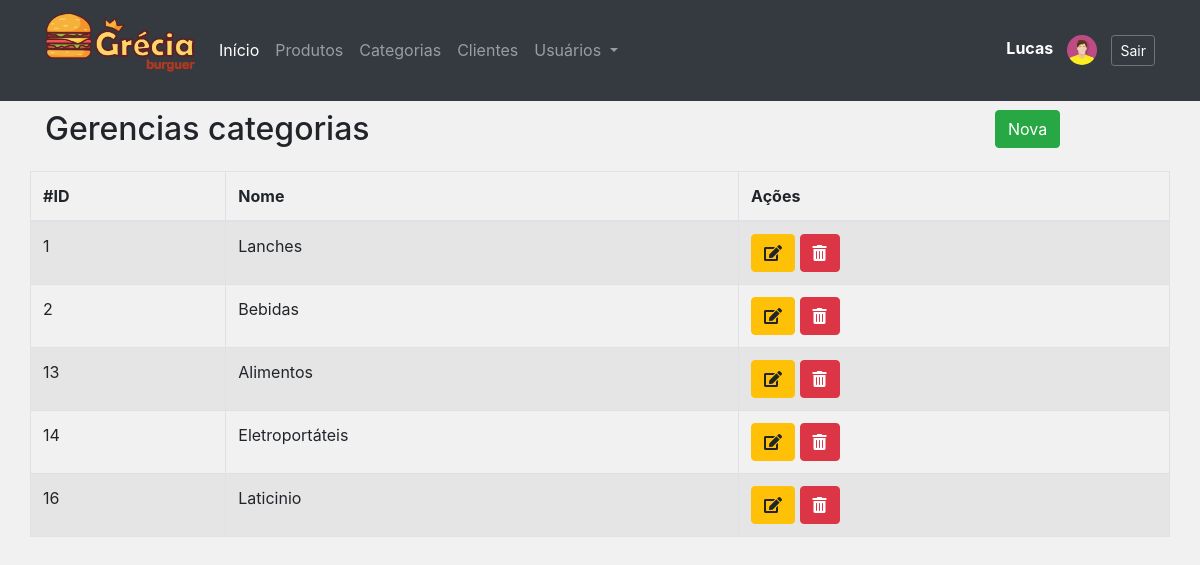
The app's page /admin/categorias.php (signed in), older data.
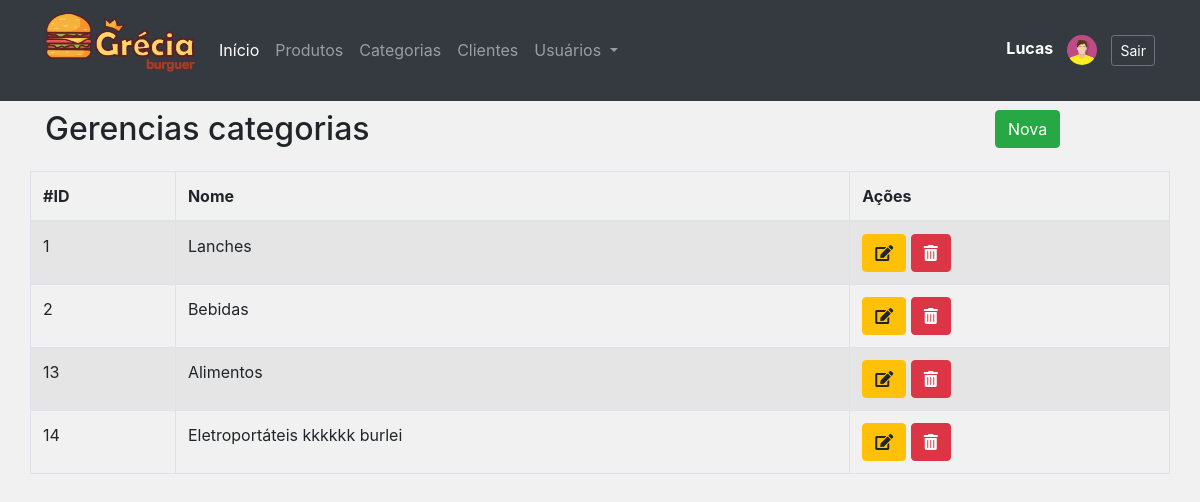
The same page, newer data.
### tables this page shows
CREATE TABLE `categorias` (
  `id` int NOT NULL AUTO_INCREMENT,
  `nome` varchar(45) DEFAULT NULL,
  PRIMARY KEY (`id`)
);

### admin/includes/funcoes.php (called while the page is built, shortened)
<?php
function retornaControle($controle = '')
{
	$permissoes = [];
	foreach($_SESSION['permissoes'] as $key => $data) {
	    if(array_search($controle, $_SESSION['permissoes'][$key])) {
			$permissoes = $_SESSION['permissoes'][$key];
			break;
		}
	}
	return $permissoes;
}

### admin/classes/Model.php (called while the page is built, shortened)
<?php
require 'Conexao.php';
class Model
{
	protected $tabela;
	protected $class;
	protected $db;
	public function __construct()
	{
		$conexao = new Conexao();
		$this->db = $conexao->conectar();
	}
    public function listar($condicao = '')
    {
        $where = '';
    	$sql = "SELECT * FROM {$this->tabela} {$where}";
    	$stmt = $this->db->prepare($sql);
    	$stmt->setFetchMode(PDO::FETCH_CLASS, $this->class);
    	$stmt->execute();
    	return $stmt->fetchAll();
    }
}

### admin/classes/Conexao.php (called while the page is built, shortened)
<?php
class Conexao
{
	private $host;
	private $user;
	private $password;
	public function __construct() {
		$this->host = 'mysql:host=localhost;dbname=lanchonete_api';
		$this->user = 'root';
		$this->password = 'root';
	}
    public function conectar() {
    	try {
			$conn = new PDO(
							$this->host,
							$this->user,
							$this->password
						);
			return $conn;
		} catch (PDOException $e) {
			echo 'Erro na conexao. Erro reportado: ' . $e->getMessage();
			exit;
		}
    }
}

### admin/classes/CategoriaDAO.php (called while the page is built, shortened)
<?php
require_once 'Model.php';
class CategoriaDAO extends Model
{
    public function __construct() {
    	$this->tabela = 'categorias';
    	$this->class = 'Categoria';
    }
}

### admin/classes/Categoria.php (called while the page is built, shortened)
<?php
class Categoria
{
   private $id;
   private $nome;
    public function getId()
    {
        return $this->id;
    }
    public function getNome()
    {
        return $this->nome;
    }
}

### admin/categorias.php (the view, shortened to what this page needs)
<?php include './layout/header.php'; ?>
<?php include './layout/menu.php'; ?>
<?php
$permissoes = retornaControle('categoria');
require 'classes/Categoria.php';
require 'classes/CategoriaDAO.php';
$categoriaDAO = new CategoriaDAO();
$categorias = $categoriaDAO->listar();
?>
<div class="row" style="margin-top:40px">
	<div class="col-10">
		<h2>Gerencias categorias</h2>
	</div>
	<?php if($permissoes['insert']) : ?>
		<div class="col-2">
			<a href="form_categoria.php" class="btn btn-success">Nova</a>
		</div>
	<?php endif; ?>
</div>
<div class="row">
	<table class="table table-hover table-bordered table-striped table-responsive-lg">
		<thead>
			<tr>
				<th>#ID</th>
				<th>Nome</th>
				<th>Ações</th>
			</tr>
		</thead>
		<tbody>
			<?php foreach($categorias as $categoria){ ?>
			<tr>
				<td><?= $categoria->getId() ?></td>
				<td><?= $categoria->getNome() ?></td>
				<td>
					<?php if($permissoes['update'] || $permissoes['show']): ?>
					<a href="form_categoria.php?id=<?= $categoria->getId() ?>"  class="btn btn-warning">
						<i class="fas fa-edit"></i>
					</a>
					<?php endif; ?>
					<?php if($permissoes['delete']): ?>
					<a href="controle_categoria.php?acao=deletar&id=<?= $categoria->getId() ?>" onclick="return confirm('Deseja realmente excluir?')" class="btn btn-danger">
						<i class="fas fa-trash-alt"></i>
					</a>
					<?php endif; ?>
				</td>
			</tr>
			<?php } ?>
		</tbody>
	</table>
</div>
<?php include './layout/footer.php'; ?>

### admin/layout/header.php (shortened to what this page needs)
<?php require_once './includes/funcoes.php'; ?>
<!DOCTYPE html>
<html>
<head>
	<link rel="stylesheet" href="assets/css/bootstrap.min.css" >
	<link rel="stylesheet" type="text/css" href="assets/css/estilo.css">
	<link rel="stylesheet" type="text/css" href="assets/css/all.css">
</head>
<body>

### admin/layout/menu.php (shortened to what this page needs)
<?php
  $permissaoUsuarioMenu = retornaControle('usuario');
?>
<nav class="navbar navbar-expand-lg navbar-dark bg-dark fixed-top">
  <div class="container">
  <a class="navbar-brand" href="administrativa.php">
    <figure>
          <img src="../assets/img/logo.png" width="150">
        </figure>
  </a>
  <div class="collapse navbar-collapse" id="conteudoNavbarSuportado">
    <ul class="navbar-nav mr-auto">
      <li class="nav-item active">
        <a class="nav-link" href="administrativa.php">Início <span class="sr-only">(página atual)</span></a>
      </li>
      <li class="nav-item ">
        <a class="nav-link" href="produtos.php" id="navbarDropdown" role="button" >
          Produtos
        </a>
      </li>
      <li class="nav-item ">
        <a class="nav-link " href="categorias.php" id="navbarDropdown" role="button" aria-haspopup="true" aria-expanded="false">
          Categorias
        </a>
      </li>
      <li class="nav-item ">
        <a class="nav-link " href="clientes.php" role="button" >
          Clientes
        </a>
      </li>
      <?php if(!empty($permissaoUsuarioMenu)): ?>
      <li class="nav-item dropdown">
        <a class="nav-link dropdown-toggle" href="#" id="navbarDropdown" role="button" data-toggle="dropdown" aria-haspopup="true" aria-expanded="false">
          Usuários
        </a>
      </li>
      <?php endif; ?>
      <li class="nav-item align-self-end" >
        <a class="nav-link" href="#">
        </a>
      </li>
    </ul>
    <span class="navbar-text">
      <a href="form_usuario.php?id=<?= $_SESSION['id_usuario'] ?>">
            <strong >
              <?= $_SESSION['nome'] ?>
            </strong>
            <img src="assets/img/usuarios/<?= ($_SESSION['imagem'] != '' && file_exists('assets/img/usuarios/'.$_SESSION['imagem']) ? $_SESSION['imagem'] : 'usuario.png' ) ?>" class="rounded-circle user-img-menu">
          </a>
      <small>  <a class="btn btn-outline-secondary btn-sm" href="logout.php" onclick="return confirm('Deseja realmente sair?')">Sair</a></small>
    </span>
  </div>
  </div>
</nav>
<div class="container conteudo">

### admin/layout/footer.php (shortened to what this page needs)
</div>
</body>
</html>

### admin/assets/css/estilo.css (style rules this page uses)
body { background: #f1f1f1; }
.conteudo { margin-top: 110px; }
.row { margin-bottom: 15px; }
.user-img-menu { width: 30px; margin-right: 10px; margin-left: 10px; }

### admin/assets/css/all.css (style rules this page uses)
.fa, .fas, .far, .fal, .fad, .fab { -moz-osx-font-smoothing: grayscale; -webkit-font-smoothing: antialiased; display: inline-block; font-style: normal; font-variant: normal; text-rendering: auto; line-height: 1; }
.fa-edit:before { content: "\f044"; }
.fa-trash-alt:before { content: "\f2ed"; }
.fa, .fas { font-family: 'Font Awesome 5 Free'; font-weight: 900; }

Row changes from the older to the newer data that the page shows:
removed categorias: id "16", nome "Laticinio"
changed categorias id 14: nome "Eletroportáteis" → "Eletroportáteis kkkkkk burlei"
